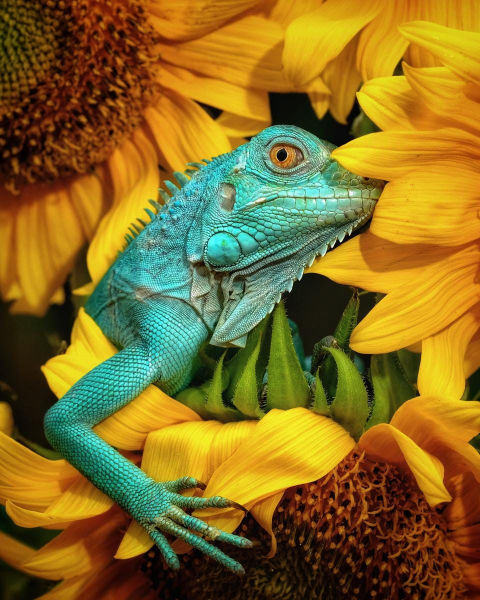
#> input picture Python - DSP/images/iguana.jpg, 960 x 1200 px (shown at 1/2 size)
$ python HistogramLab.py
#> lines starting #> are read from the running program, lines starting #| are printed output that depends on the picture
# -*- coding: utf-8 -*-
"""
@author: Michelle Lynch
"""

import numpy as np
import cv2 as cv
from matplotlib import pyplot as plt

# Read original image, returns a numpy.ndarray (h, w, channels)
image = cv.imread('iguana.jpg', cv.IMREAD_COLOR)
#> image is the input picture: shape (1200, 960, 3); mean B, G, R 36.9, 108.6, 133.4

# Get dimensions of the image
dim_orig = image.shape
#> dim_orig = (1200, 960, 3)
height, width, channels = image.shape
#> height = 1200; width = 960; channels = 3

# Scale, preserving aspect ratio
def scale(image, scale_by):
#> called with scale_by = 0.5
    w = int(image.shape[1] * scale_by)
#> w = 480
    h = int(image.shape[0] * scale_by)
#> h = 600
    dim = (w, h)
#> dim = (480, 600)
    image_scaled = cv.resize(image, dim, interpolation=cv.INTER_AREA)
    #cv.imshow('', image_scaled)
    #cv.waitKey(0)
    return image_scaled

scale_by = 0.5
image = scale(image, scale_by)
cv.imshow('Scaled Image', image)
cv.waitKey(0)

# RGB Histograms
fig1 = plt.figure(figsize = (10, 6))
ax = fig1.add_subplot(111)
color = ('b','g','r')
for i, c in enumerate(color):
    hist = cv.calcHist([image],[i],None,[256],[0,256])
    ax.plot(hist, color=c)
    ax.set_xlim([0,256])
ax.set_title("RGB Histogram, using OpenCV")


# Histograms equalized
fig2 = plt.figure(figsize = (18, 8))
ax = fig2.add_subplot(121)
#ax.set_ylim(0, 10000)
#ax2.tick_params(axis='both', which='both', labelsize=16, length=5, pad=10)
ax.hist(image.ravel(),256,[0,256]);
ax.set_title('Original image histogram')#, fontsize=22, color='k',pad=10)
# Grayscale the input image before equalisation
image_gray = cv.cvtColor(image, cv.COLOR_BGR2GRAY)
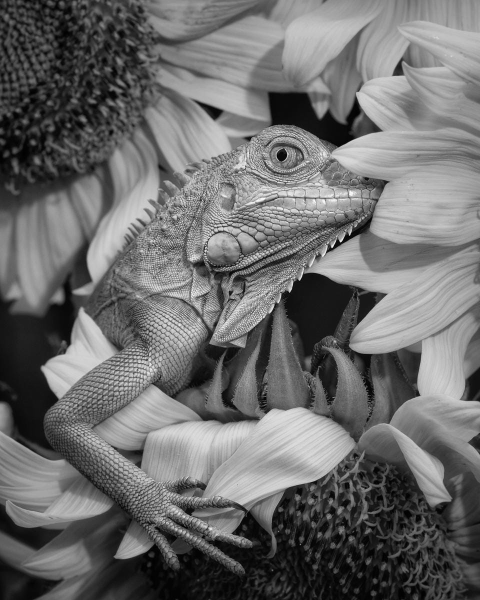
#> image_gray: shape (600, 480); min 1, max 250, mean 108
image_eq = cv.equalizeHist(image_gray)
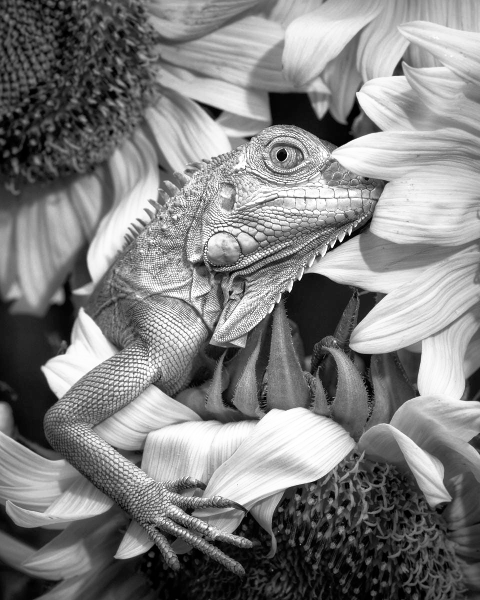
#> image_eq: shape (600, 480); min 0, max 255, mean 128.1
stack = np.hstack((image_gray, image_eq))
ax  = fig2.add_subplot(122)
#ax.set_ylim(0, 0000)
#ax.tick_params(axis='both', which='both', labelsize=16, length=5, pad=10)
# Add code to repeat histogram on equalised image (copy & adapt call above to ax.hist)
ax.set_title('Equalised image histogram')#, fontsize=22, color='k',pad=10)
cv.imshow('Original greyscale image and equalised image', stack)
cv.waitKey(0)


# Now try adaptive equalisationL CLAHE Contrast Limited Adaptive Histogram Equalisation
clahe = cv.createCLAHE(clipLimit=2.0, tileGridSize=(8,8))
image_eq_clahe = clahe.apply(image_gray)
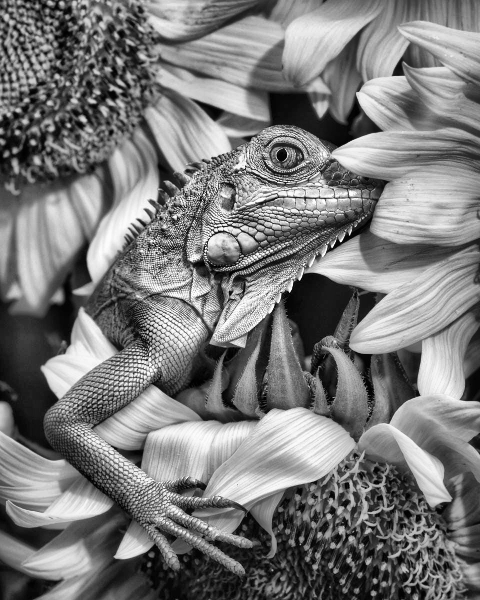
#> image_eq_clahe: shape (600, 480); min 0, max 255, mean 122.1
stack = np.hstack((image_gray, image_eq_clahe)) # Stacking images side-by-side
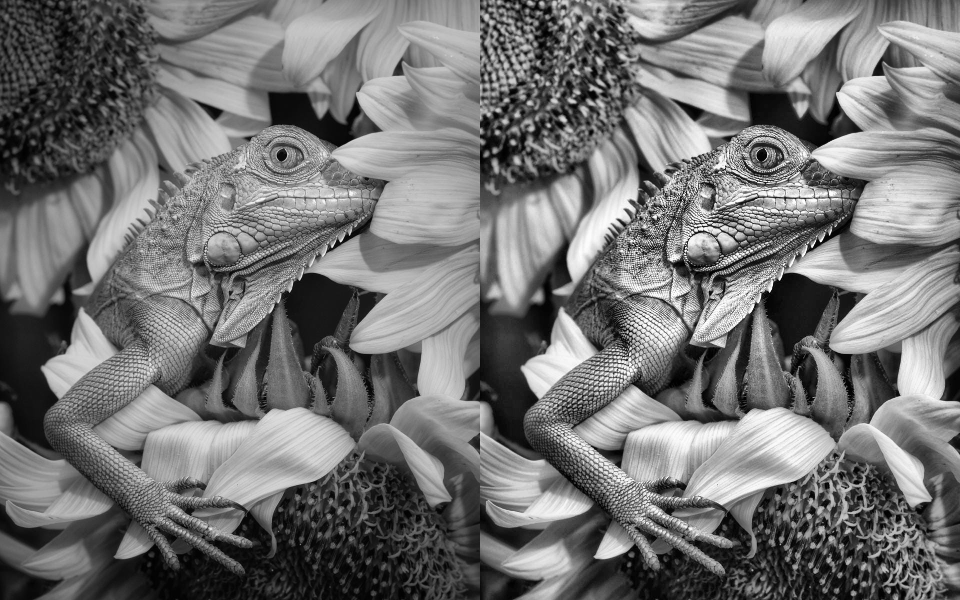
#> stack: shape (600, 960); min 0, max 255, mean 115
cv.imshow('Original greyscale image and CLAHE adaptive equalisation image', stack)
cv.waitKey(0)

fig3 = plt.figure(figsize = (20, 10))
ax = fig3.add_subplot(121)
#ax.set_ylim(0, 30000)
#ax.tick_params(axis='both', which='both', labelsize=16, length=5, pad=10)
ax.hist(image.ravel(),256,[0,256]);
ax.set_title('Original image histogram')#, fontsize=22, color='k',pad=10)
ax = fig3.add_subplot(122)
#ax.tick_params(axis='both', which='both', labelsize=16, length=5, pad=10)
ax.hist(image_eq_clahe.ravel(),256,[0,256]);
#ax.set_ylim(0, 30000)
ax.set_title('CLAHE equalised image histogram')#, fontsize=22, color='k', pad=10)
plt.subplots_adjust(hspace = 0.5)
cv.waitKey(0)

cv.destroyAllWindows()
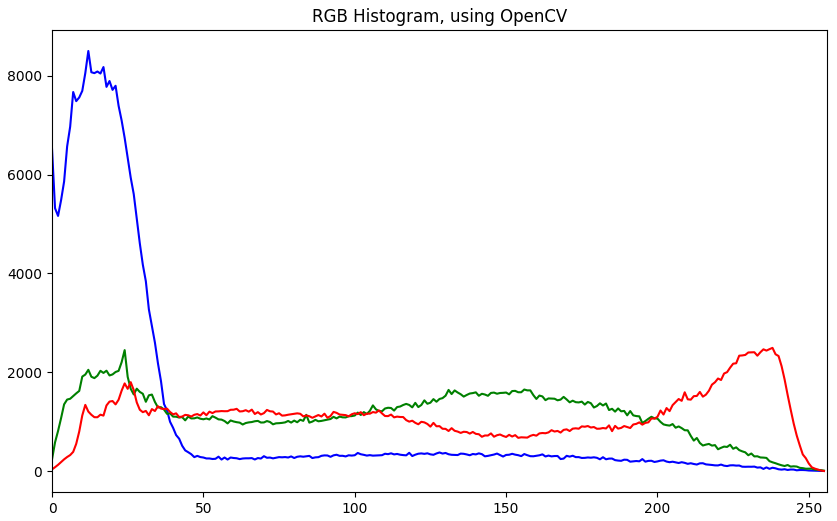
#> figure drawn by matplotlib, 1 panel; curve peaks at x = 12, y = 8502; curve peaks at x = 24, y = 2448; curve peaks at x = 238, y = 2493
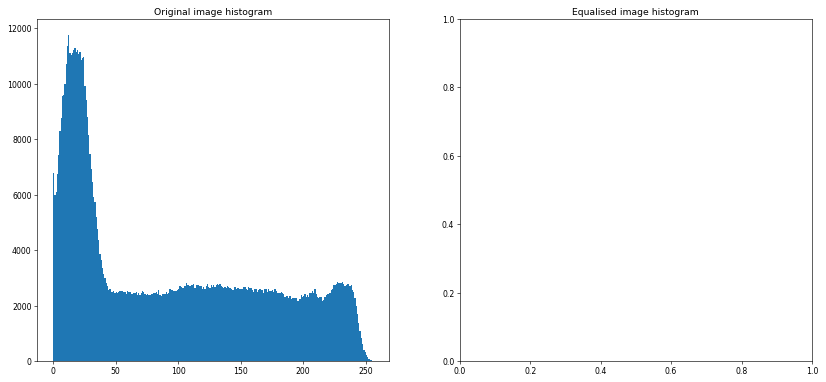
#> figure drawn by matplotlib, 1 panel; tallest bar 11755 high, from x = 12 to 13
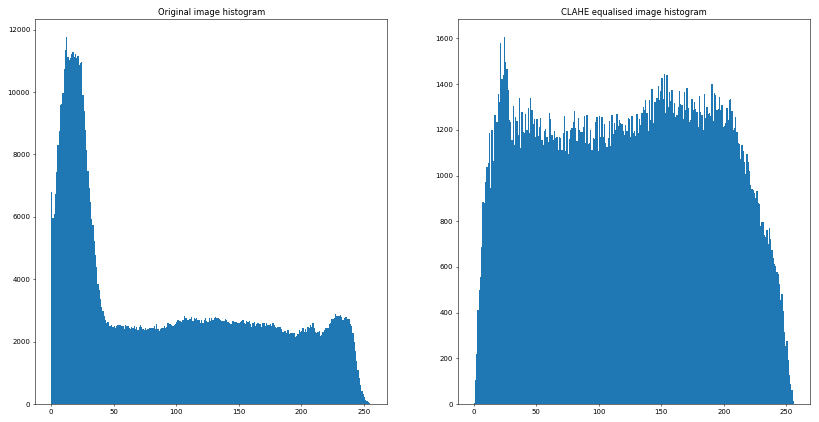
#> figure drawn by matplotlib, 2 panels; panel 1: tallest bar 11755 high, from x = 12 to 13; panel 2: tallest bar 1605 high, from x = 24 to 25

$ run again, with Python - DSP/images/flamingo.jpg copied over Python - DSP/images/iguana.jpg
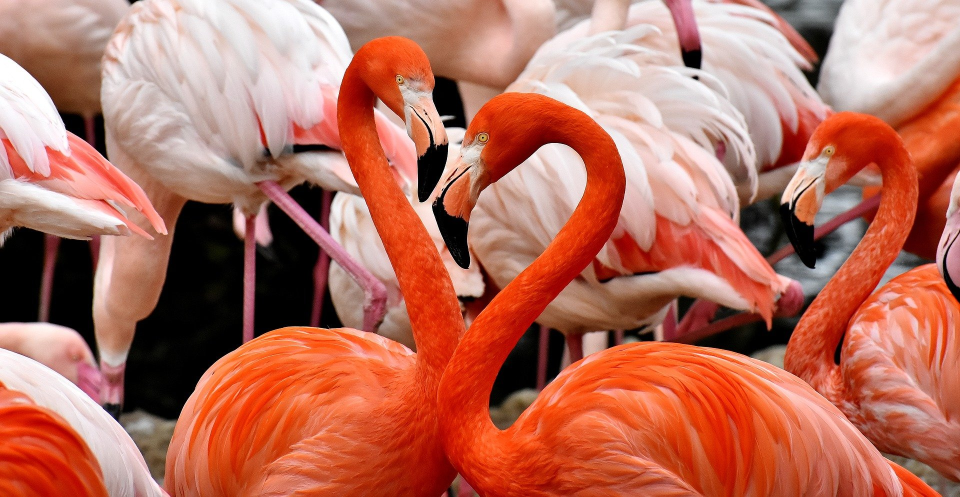
#> input picture Python - DSP/images/flamingo.jpg, 1920 x 993 px (shown at 1/2 size)
#> image is the input picture: shape (993, 1920, 3); mean B, G, R 93.9, 111.3, 182.4
#> `stack = np.hstack((image_gray, image_eq_clahe))`:
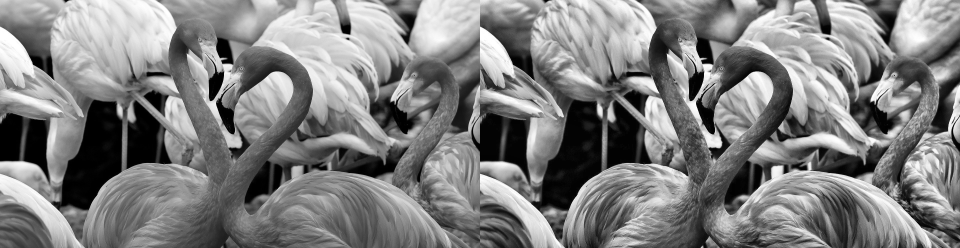
#> stack: shape (496, 1920) (shown at 1/2 size); min 0, max 255, mean 128.5
#> `cv.destroyAllWindows()`:
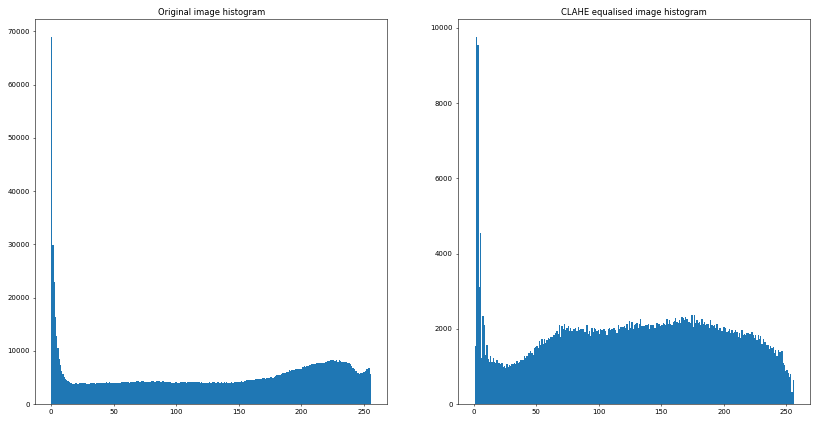
#> figure drawn by matplotlib, 2 panels; panel 1: tallest bar 68882 high, from x = 0 to 1; panel 2: tallest bar 9747 high, from x = 2 to 3
